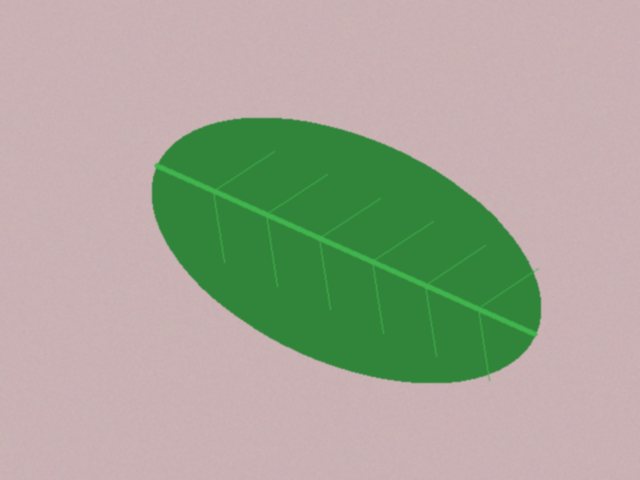
#> input picture data/sintetis/bersih/teh_001.png, 640 x 480 px
$ python -i bercak.py   (imports and definitions only)
#> lines starting #> are read from the running program, lines starting #| are printed output that depends on the picture; after the words box and inside, x2 and y2 are one past the last pixel; in counts of white or black regions, pixels touching at a corner belong together
#> further down, picture is the input picture: shape (480, 640, 3); mean B, G, R 150.7, 167.3, 165.1
### src/utils_tepi.py
"""utils_tepi.py: fungsi bantu evaluasi deteksi tepi dan morfologi (P5-P6 SIMUTEH)."""
import cv2
import numpy as np


# [27 lines left out: functions tepi_acuan, skor_tepi, iou, not called in this run]


def mask_daun_awal(img_bgr):
    """Mask daun sementara: ambang Otsu pada kanal saturasi (dibahas tuntas di P7)."""
    s = cv2.cvtColor(img_bgr, cv2.COLOR_BGR2HSV)[:, :, 1]
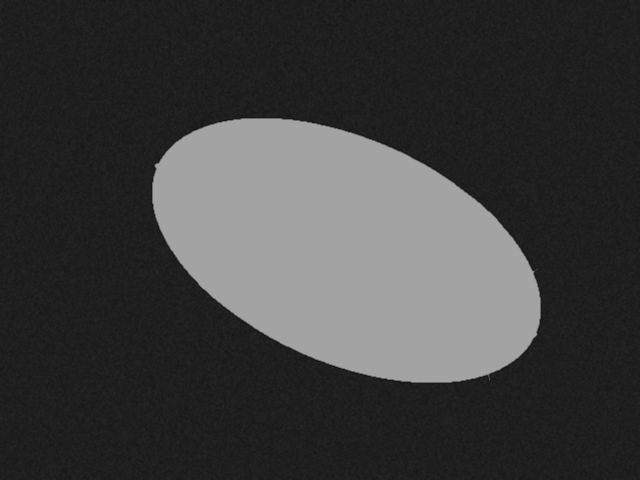
#> s: shape (480, 640); min 16, max 164, mean 61.9
    _, m = cv2.threshold(s, 0, 255, cv2.THRESH_BINARY + cv2.THRESH_OTSU)
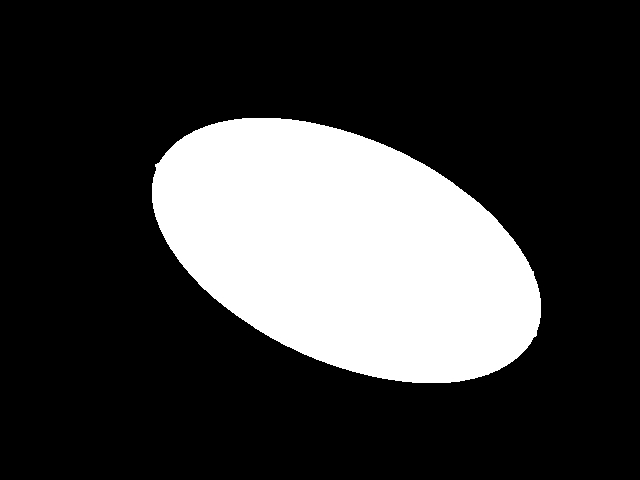
#> m: shape (480, 640); 23.7% white; 1 white region, box (x1, y1, x2, y2) and area: (152, 118, 541, 383) 72848
    return m


def bercak_awal(img_bgr, mask_daun, kanal=2, k=4.0):
    """Citra biner bercak sementara: piksel daun pada kanal terpilih yang lebih
    terang dari median daun + k x MAD (simpangan median absolut, dikali 1,4826).
    Median dan MAD dipakai karena tidak ikut terseret oleh bercak yang luas.
    Hasilnya sengaja masih kasar: memuat titik derau, potongan tulang daun,
    dan tepi daun yang harus dibersihkan dengan operasi morfologi (P6)."""
#> called with kanal = 2, k = 4
    c = img_bgr[:, :, kanal].astype(np.float32)
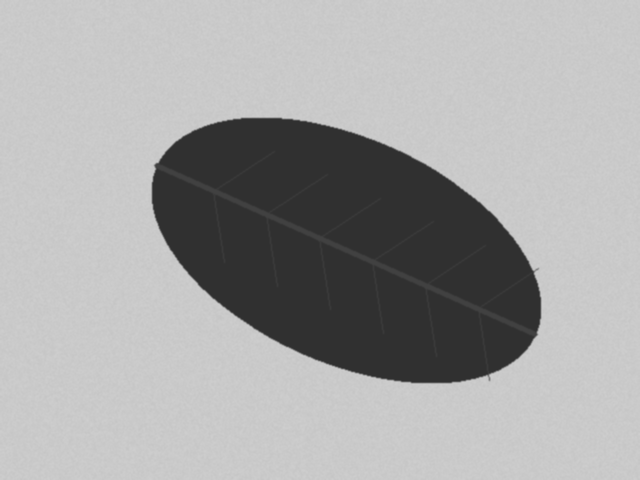
#> c: shape (480, 640) float32; min 48, max 206, mean 165.1
    m = mask_daun > 0
    med = np.median(c[m])
#> med = 48
    mad = 1.4826 * np.median(np.abs(c[m] - med))
#> mad = 0
    return (((c > med + k * mad) & m) * 255).astype(np.uint8)
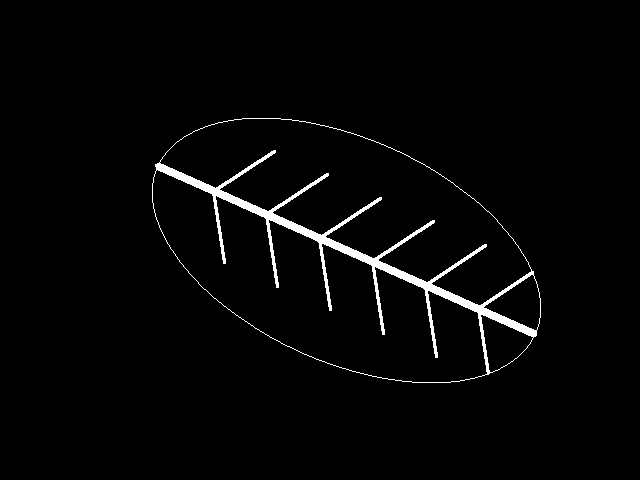
#> returned value: shape (480, 640); 2.2% white; 1 white region, box (x1, y1, x2, y2) and area: (152, 118, 541, 383) 6910

### src/bercak.py
"""bercak.py: analisis bercak SIMUTEH (dipakai ulang mulai P7)."""

import json
import cv2
import numpy as np
from utils_tepi import mask_daun_awal, bercak_awal

PARAM_BERCAK = {
    "kanal": 2,
    "k": 4.0,
    "se_bentuk": "elips",
    "se_open": 5,
    "se_close": 5,
    "luas_min": 20,
    "bulat_min": 0.5,
    "rasio_maks": 1.8,
    "batas_ringan": 0.1,
    "batas_berat": 2.0,
    "mm_per_px": 0.4375,
}

_BENTUK = {
    "elips": cv2.MORPH_ELLIPSE,
    "persegi": cv2.MORPH_RECT,
    "silang": cv2.MORPH_CROSS
}


def _se(p, uk):
    return cv2.getStructuringElement(
        _BENTUK[p["se_bentuk"]], (uk, uk)
    )


def bersihkan(biner, p):
    """Opening membuang derau dan closing menutup celah."""
    hasil = biner.copy()

    # TODO 1: Opening
    if p["se_open"] > 0:
        hasil = cv2.morphologyEx(
            hasil, cv2.MORPH_OPEN, _se(p, p["se_open"])
        )
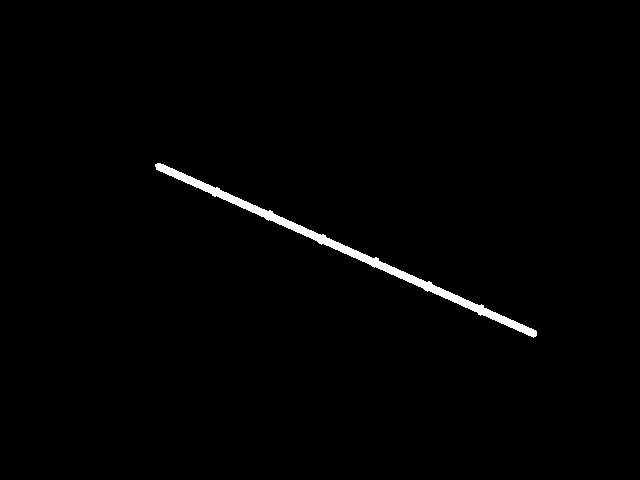
#> hasil: shape (480, 640); 1.1% white; 1 white region, box (x1, y1, x2, y2) and area: (155, 163, 537, 338) 3273

    # TODO 2: Closing
    if p["se_close"] > 0:
        hasil = cv2.morphologyEx(
            hasil, cv2.MORPH_CLOSE, _se(p, p["se_close"])
        )
#> hasil: shape (480, 640); 1.1% white; 1 white region, box (x1, y1, x2, y2) and area: (155, 163, 537, 338) 3277

    return hasil


def ukur_dan_saring(biner, p):
    """Mengukur dan menyaring setiap komponen bercak."""

    # TODO 3: Label komponen dengan konektivitas 8
    jumlah, label, stats, pusat = cv2.connectedComponentsWithStats(
        (biner > 0).astype(np.uint8),
        connectivity=8
    )
#> jumlah = 2; stats = [[0, 0, 640, 480, 303923], [155, 163, 382, 175, 3277]]; pusat = [[319.2, 239.4], [346, 249.7]]

    keluar = np.zeros_like(biner)
    daftar = []

    for i in range(1, jumlah):
        mask = (label == i).astype(np.uint8)

        # Kontur komponen
        kontur, _ = cv2.findContours(
            mask, cv2.RETR_EXTERNAL, cv2.CHAIN_APPROX_NONE
        )

        if not kontur:
            continue

        kontur = kontur[0]

        # TODO 4: Menghitung karakteristik komponen
        luas = int(stats[i, cv2.CC_STAT_AREA])
        keliling = cv2.arcLength(kontur, True)

        kebulatan = (
            0.0 if keliling == 0
            else 4 * np.pi * luas / (keliling ** 2)
        )

        w, h = cv2.minAreaRect(kontur)[1]
        rasio = max(w, h) / max(min(w, h), 1)

        # TODO 5: Penyaringan komponen
        if (
            luas >= p["luas_min"]
            and kebulatan >= p["bulat_min"]
            and rasio <= p["rasio_maks"]
        ):
            keluar[mask > 0] = 255

            daftar.append({
                "label": int(i),
                "luas_px": luas,
                "luas_mm2": round(
                    luas * p["mm_per_px"] ** 2, 2
                ),
                "keliling_px": round(float(keliling), 2),
                "kebulatan": round(float(kebulatan), 3),
                "rasio_aspek": round(float(rasio), 3),
                "cx": int(pusat[i][0]),
                "cy": int(pusat[i][1])
            })
#> this loop made 1 pass
#> (luas, keliling, kebulatan, w, h, rasio) on pass 1: (3277, 926, 0.048, 10.56, 417.6, 39.56)
#> keluar: shape (480, 640); every value is 0
#> after the loop, daftar = []

    return keluar, daftar


def analisis_daun(img_praproses, p=None):
    """Menganalisis bercak pada citra BGR hasil praproses."""

    p = {**PARAM_BERCAK, **(p or {})}

    m_daun = mask_daun_awal(img_praproses)

    biner = bercak_awal(
        img_praproses,
        m_daun,
        kanal=p["kanal"],
        k=p["k"]
    )

    m_bercak, daftar = ukur_dan_saring(
        bersihkan(biner, p), p
    )
#> daftar = []

    # TODO 6: Menghitung persentase luas bercak
    luas_daun = np.count_nonzero(m_daun > 0)
#> luas_daun = 72848
    luas_bercak = np.count_nonzero(m_bercak > 0)
#> luas_bercak = 0

    persen = (
        0.0 if luas_daun == 0
        else luas_bercak / luas_daun * 100
    )
#> persen = 0

    # TODO 7: Menentukan kelas mutu
    if persen >= p["batas_berat"]:
        kelas = "Bercak Berat"
    elif persen >= p["batas_ringan"]:
        kelas = "Bercak Ringan"
    else:
        kelas = "Sehat"

    return {
        "mask_daun": m_daun,
        "mask_bercak": m_bercak,
        "jumlah_bercak": len(daftar),
        "persen_bercak": round(float(persen), 3),
        "kelas": kelas,
        "bercak": daftar
    }


def simpan_param(p, path="../hasil/param_bercak.json"):
    with open(path, "w") as f:
        json.dump({**PARAM_BERCAK, **p}, f, indent=2)

>>> import cv2
>>> picture = cv2.imread('../data/sintetis/bersih/teh_001.png')
>>> result = analisis_daun(picture)
#> result = 6 items

$ run again, on data/sintetis/bersih/teh_002.png
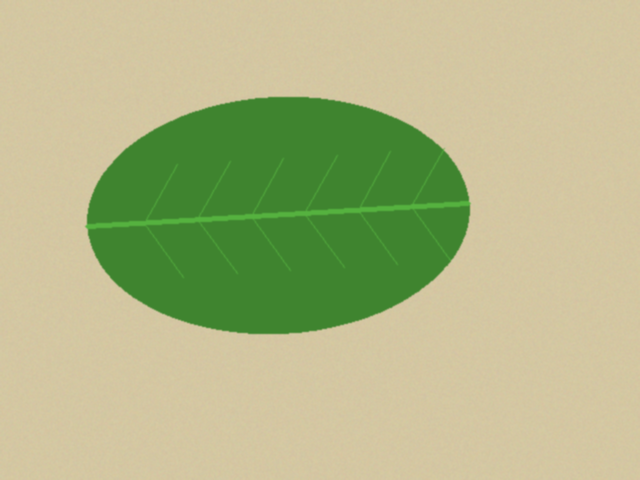
#> input picture data/sintetis/bersih/teh_002.png, 640 x 480 px
#> picture is the input picture: shape (480, 640, 3); mean B, G, R 135.1, 183.5, 177.3
#> in bercak_awal, `c = img_bgr[:, :, kanal].astype(np.float32)`:
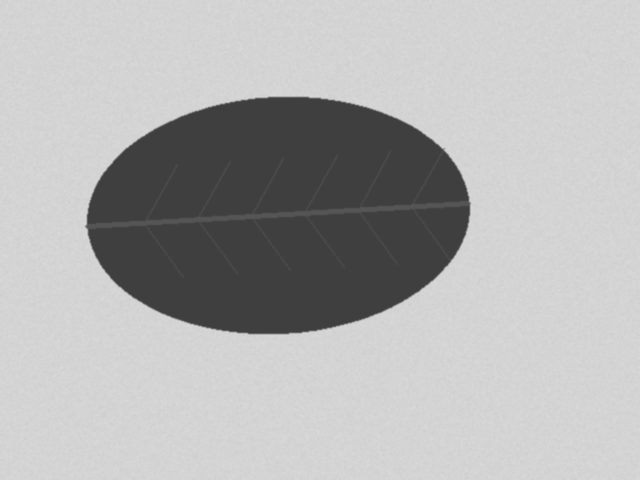
#> c: shape (480, 640) float32; min 63, max 216, mean 177.3
#> med = 63
#> mad = 0
#> in bersihkan, `hasil = cv2.morphologyEx( hasil, cv2.MORPH_OPEN, _se(p, p["se_open"]) )`:
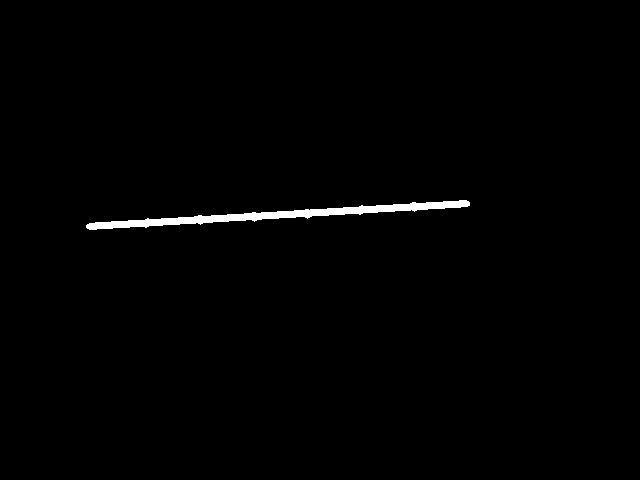
#> hasil: shape (480, 640); 0.9% white; 1 white region, box (x1, y1, x2, y2) and area: (86, 200, 470, 230) 2770
#> jumlah = 2; stats = [[0, 0, 640, 480, 304430], [86, 200, 384, 30, 2770]]; pusat = [[319.9, 239.7], [277.7, 214.5]]
#> the loop in ukur_dan_saring, `for i in range(1, jumlah):` made 1 pass
#> (luas, keliling, kebulatan, w, h, rasio) on pass 1: (2770, 806.2, 0.0536, 383.8, 9.7, 39.56)
#> after the loop in ukur_dan_saring, `for i in range(1, jumlah):`: daftar = []
#> luas_daun = 71000
#> luas_bercak = 0
#> result = 6 items

$ run again, on data/sintetis/bersih/teh_003.png
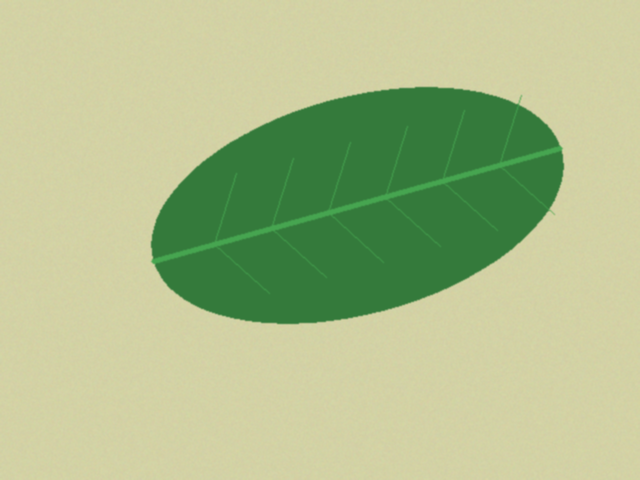
#> input picture data/sintetis/bersih/teh_003.png, 640 x 480 px
#> picture is the input picture: shape (480, 640, 3); mean B, G, R 140, 189.4, 173.5
#> in bercak_awal, `c = img_bgr[:, :, kanal].astype(np.float32)`:
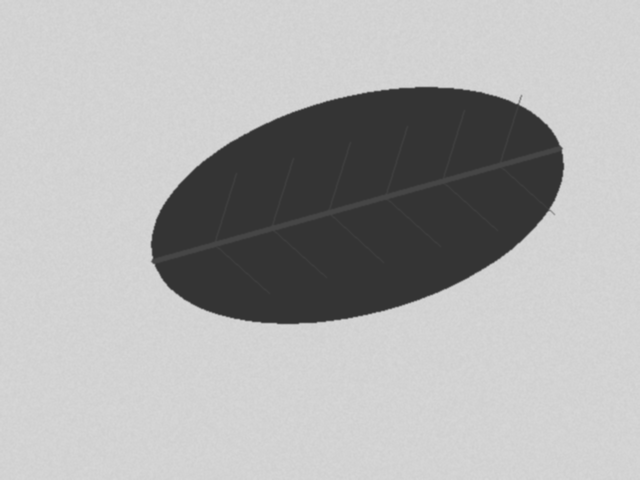
#> c: shape (480, 640) float32; min 52, max 215, mean 173.5
#> med = 52
#> mad = 0
#> in bersihkan, `hasil = cv2.morphologyEx( hasil, cv2.MORPH_OPEN, _se(p, p["se_open"]) )`:
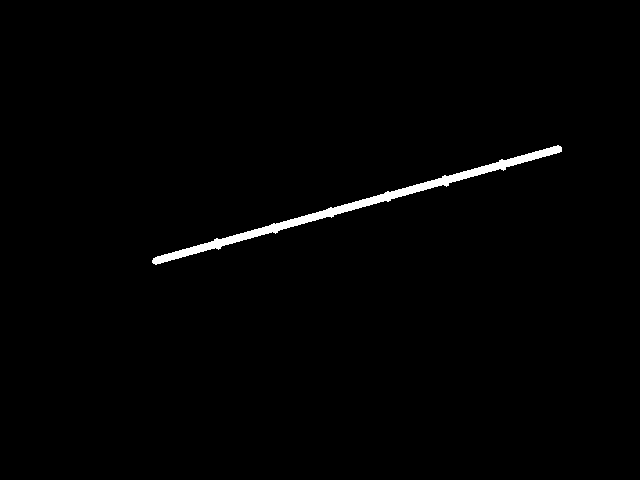
#> hasil: shape (480, 640); 1.1% white; 1 white region, box (x1, y1, x2, y2) and area: (152, 145, 562, 265) 3328
#> label: shape (480, 640) int32; values 0 (black) and 1 (white), 1.1% white; 1 white region, box (x1, y1, x2, y2) and area: (152, 145, 562, 265) 3340
#> jumlah = 2; stats = [[0, 0, 640, 480, 303860], [152, 145, 410, 120, 3340]]; pusat = [[319.1, 239.9], [356.9, 204.4]]
#> the loop in ukur_dan_saring, `for i in range(1, jumlah):` made 1 pass
#> (luas, keliling, kebulatan, w, h, rasio) on pass 1: (3340, 936.3, 0.0479, 424.9, 11.33, 37.51)
#> after the loop in ukur_dan_saring, `for i in range(1, jumlah):`: daftar = []
#> luas_daun = 71667
#> luas_bercak = 0
#> result = 6 items

$ run again, on data/sintetis/bersih/teh_004.png
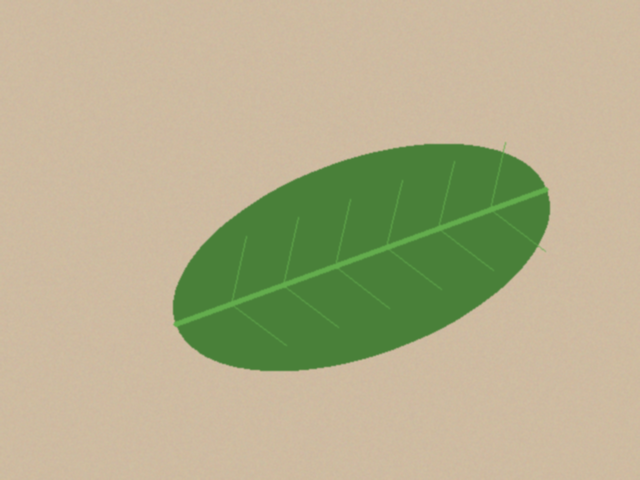
#> input picture data/sintetis/bersih/teh_004.png, 640 x 480 px
#> picture is the input picture: shape (480, 640, 3); mean B, G, R 140.3, 175.4, 179.7
#> in bercak_awal, `c = img_bgr[:, :, kanal].astype(np.float32)`:
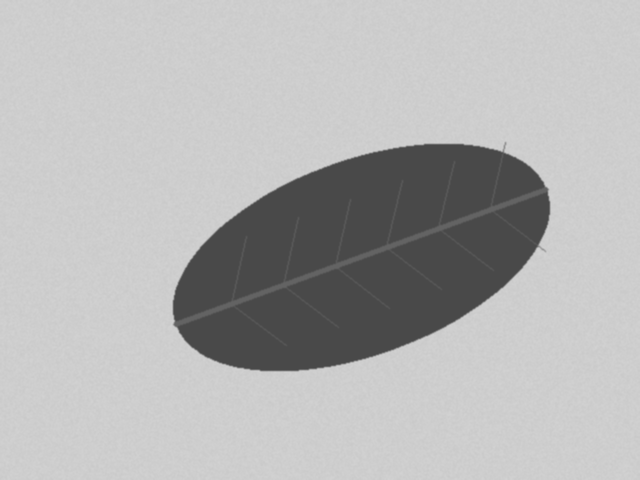
#> c: shape (480, 640) float32; min 73, max 210, mean 179.7
#> med = 73
#> mad = 0
#> in bersihkan, `hasil = cv2.morphologyEx( hasil, cv2.MORPH_OPEN, _se(p, p["se_open"]) )`:
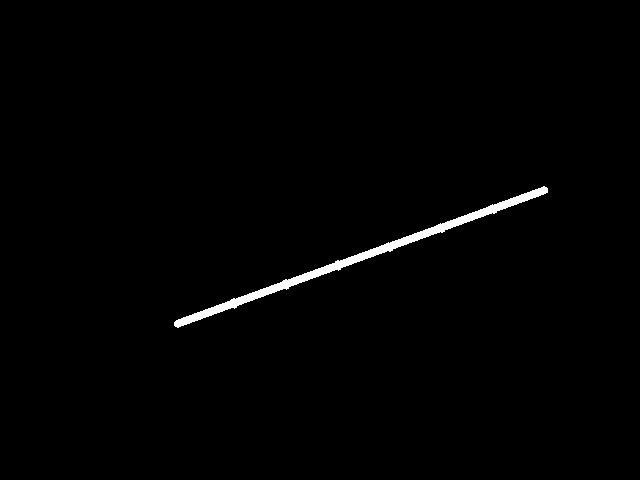
#> hasil: shape (480, 640); 1% white; 1 white region, box (x1, y1, x2, y2) and area: (174, 186, 548, 328) 3103
#> label: shape (480, 640) int32; values 0 (black) and 1 (white), 1% white; 1 white region, box (x1, y1, x2, y2) and area: (174, 186, 548, 328) 3108
#> jumlah = 2; stats = [[0, 0, 640, 480, 304092], [174, 186, 374, 142, 3108]]; pusat = [[319.1, 239.3], [360.5, 256.5]]
#> the loop in ukur_dan_saring, `for i in range(1, jumlah):` made 1 pass
#> (luas, keliling, kebulatan, w, h, rasio) on pass 1: (3108, 878.6, 0.0506, 397.4, 9.74, 40.81)
#> after the loop in ukur_dan_saring, `for i in range(1, jumlah):`: daftar = []
#> luas_daun = 60170
#> luas_bercak = 0
#> result = 6 items
